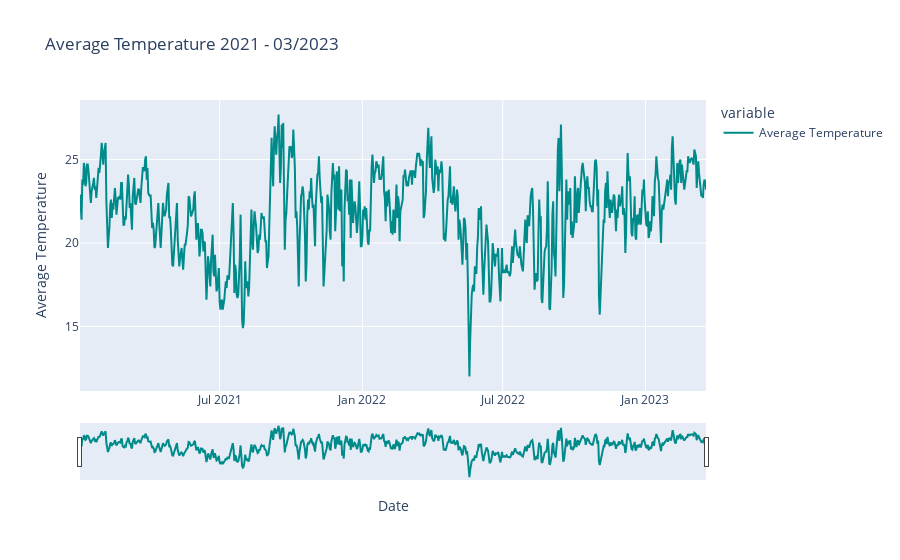
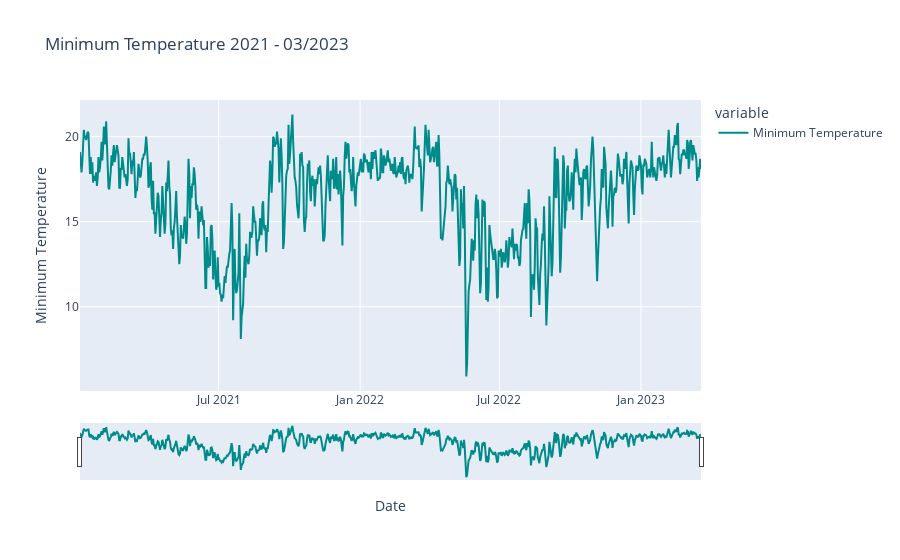
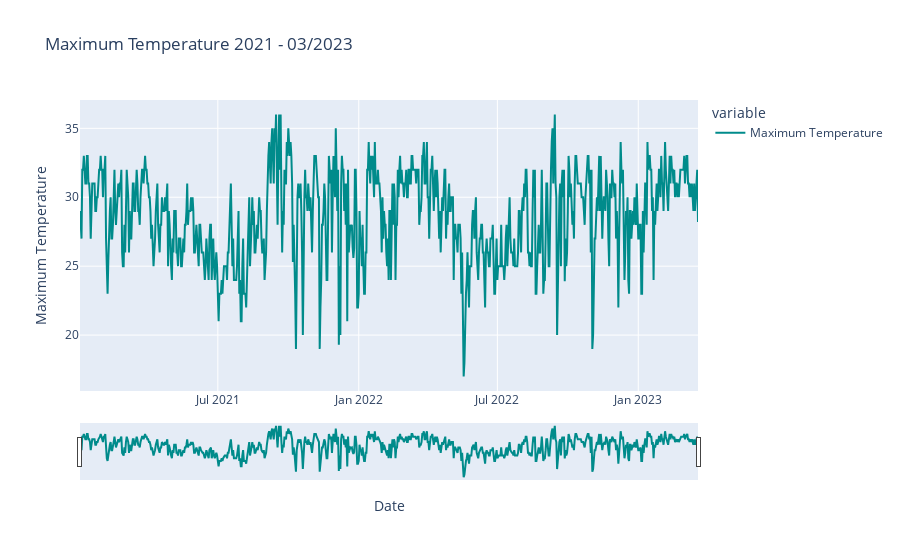
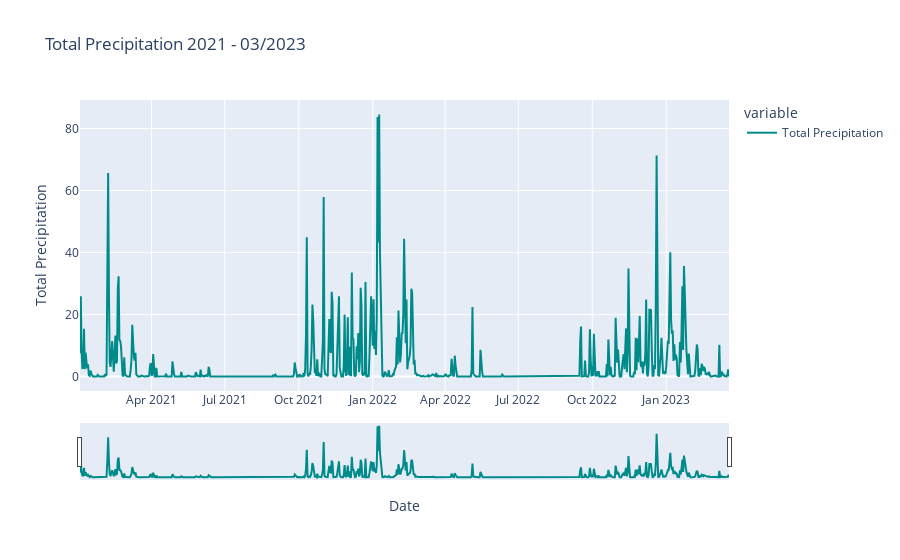

The cell these charts' notebook holds for them, in order:
### Code cell
#HISTOGRAMS

columns = [ column for column in df.columns]
del columns[0] #deleting Date --> x axis for all
          
for column in columns:  
    if column == 'Sea-Level Air Pressure':
        fig = px.line(df, x='Date', y=[column],
                 title = column + ' 2021 - 03/2023', 
                 color_discrete_sequence = ['darkcyan'])

        fig.update_layout(yaxis_title = column)

        fig.update_xaxes(rangeslider_visible=True)

        fig.update_yaxes(range=[1000, 1040])

        fig.show()

    else:
        fig = px.line(df, x='Date', y=[column],
                            title = column + ' 2021 - 03/2023', 
                            color_discrete_sequence = ['darkcyan'])

        fig.update_layout(yaxis_title = column)

        fig.update_xaxes(rangeslider_visible=True)

        fig.show()

### Figure 1 — Plotly figure (JSON) as saved in the notebook; plotly's stock layout.template omitted (floating-point values rounded to 4 significant figures; data arrays with more than 128 entries replaced by an {"elided": "..."} marker saying what was removed)
{"data": [{"hovertemplate": "variable=Average Temperature<br>Date=%{x}<br>value=%{y}<extra></extra>", "legendgroup": "Average Temperature", "line": {"color": "darkcyan", "dash": "solid"}, "marker": {"symbol": "circle"}, "mode": "lines", "name": "Average Temperature", "orientation": "v", "showlegend": true, "type": "scatter", "x": {"elided": "808 str values"}, "xaxis": "x", "y": {"elided": "808 float values"}, "yaxis": "y"}], "layout": {"legend": {"title": {"text": "variable"}, "tracegroupgap": 0}, "title": {"text": "Average Temperature 2021 - 03/2023"}, "xaxis": {"anchor": "y", "domain": [0, 1], "rangeslider": {"visible": true}, "title": {"text": "Date"}}, "yaxis": {"anchor": "x", "domain": [0, 1], "title": {"text": "Average Temperature"}}}}

### Figure 2 — Plotly figure (JSON) as saved in the notebook; plotly's stock layout.template omitted (floating-point values rounded to 4 significant figures; data arrays with more than 128 entries replaced by an {"elided": "..."} marker saying what was removed)
{"data": [{"hovertemplate": "variable=Minimum Temperature<br>Date=%{x}<br>value=%{y}<extra></extra>", "legendgroup": "Minimum Temperature", "line": {"color": "darkcyan", "dash": "solid"}, "marker": {"symbol": "circle"}, "mode": "lines", "name": "Minimum Temperature", "orientation": "v", "showlegend": true, "type": "scatter", "x": {"elided": "808 str values"}, "xaxis": "x", "y": {"elided": "808 float values"}, "yaxis": "y"}], "layout": {"legend": {"title": {"text": "variable"}, "tracegroupgap": 0}, "title": {"text": "Minimum Temperature 2021 - 03/2023"}, "xaxis": {"anchor": "y", "domain": [0, 1], "rangeslider": {"visible": true}, "title": {"text": "Date"}}, "yaxis": {"anchor": "x", "domain": [0, 1], "title": {"text": "Minimum Temperature"}}}}

### Figure 3 — Plotly figure (JSON) as saved in the notebook; plotly's stock layout.template omitted (floating-point values rounded to 4 significant figures; data arrays with more than 128 entries replaced by an {"elided": "..."} marker saying what was removed)
{"data": [{"hovertemplate": "variable=Maximum Temperature<br>Date=%{x}<br>value=%{y}<extra></extra>", "legendgroup": "Maximum Temperature", "line": {"color": "darkcyan", "dash": "solid"}, "marker": {"symbol": "circle"}, "mode": "lines", "name": "Maximum Temperature", "orientation": "v", "showlegend": true, "type": "scatter", "x": {"elided": "808 str values"}, "xaxis": "x", "y": {"elided": "808 float values"}, "yaxis": "y"}], "layout": {"legend": {"title": {"text": "variable"}, "tracegroupgap": 0}, "title": {"text": "Maximum Temperature 2021 - 03/2023"}, "xaxis": {"anchor": "y", "domain": [0, 1], "rangeslider": {"visible": true}, "title": {"text": "Date"}}, "yaxis": {"anchor": "x", "domain": [0, 1], "title": {"text": "Maximum Temperature"}}}}

### Figure 4 — Plotly figure (JSON) as saved in the notebook; plotly's stock layout.template omitted (floating-point values rounded to 4 significant figures; data arrays with more than 128 entries replaced by an {"elided": "..."} marker saying what was removed)
{"data": [{"hovertemplate": "variable=Total Precipitation<br>Date=%{x}<br>value=%{y}<extra></extra>", "legendgroup": "Total Precipitation", "line": {"color": "darkcyan", "dash": "solid"}, "marker": {"symbol": "circle"}, "mode": "lines", "name": "Total Precipitation", "orientation": "v", "showlegend": true, "type": "scatter", "x": {"elided": "808 str values"}, "xaxis": "x", "y": {"elided": "808 float values"}, "yaxis": "y"}], "layout": {"legend": {"title": {"text": "variable"}, "tracegroupgap": 0}, "title": {"text": "Total Precipitation 2021 - 03/2023"}, "xaxis": {"anchor": "y", "domain": [0, 1], "rangeslider": {"visible": true}, "title": {"text": "Date"}}, "yaxis": {"anchor": "x", "domain": [0, 1], "title": {"text": "Total Precipitation"}}}}
